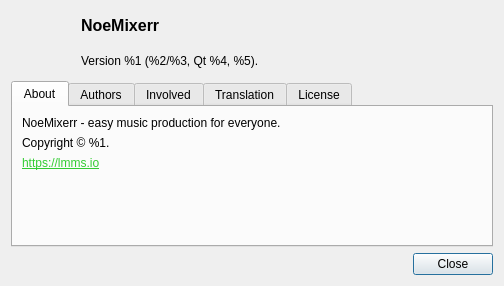
<?xml version="1.0" encoding="UTF-8"?>
<ui version="4.0">
 <class>AboutDialog</class>
 <widget class="QDialog" name="AboutDialog">
  <property name="geometry">
   <rect>
    <x>0</x>
    <y>0</y>
    <width>504</width>
    <height>286</height>
   </rect>
  </property>
  <property name="minimumSize">
   <size>
    <width>504</width>
    <height>286</height>
   </size>
  </property>
  <property name="windowTitle">
   <string>About NoeMixerr</string>
  </property>
  <layout class="QVBoxLayout" name="verticalLayout_3">
   <item>
    <layout class="QHBoxLayout" name="horizontalLayout">
     <item>
      <widget class="QLabel" name="iconLabel">
       <property name="minimumSize">
        <size>
         <width>64</width>
         <height>64</height>
        </size>
       </property>
      </widget>
     </item>
     <item>
      <layout class="QVBoxLayout" name="verticalLayout_2">
       <item>
        <widget class="QLabel" name="label">
         <property name="styleSheet">
          <string notr="true">font:12pt; font-weight:bold;</string>
         </property>
         <property name="text">
          <string>NoeMixerr</string>
         </property>
        </widget>
       </item>
       <item>
        <widget class="QLabel" name="versionLabel">
         <property name="text">
          <string>Version %1 (%2/%3, Qt %4, %5).</string>
         </property>
        </widget>
       </item>
      </layout>
     </item>
     <item>
      <spacer name="horizontalSpacer">
       <property name="orientation">
        <enum>Qt::Horizontal</enum>
       </property>
       <property name="sizeHint" stdset="0">
        <size>
         <width>0</width>
         <height>0</height>
        </size>
       </property>
      </spacer>
     </item>
    </layout>
   </item>
   <item>
    <widget class="QTabWidget" name="tabWidget">
     <property name="currentIndex">
      <number>0</number>
     </property>
     <widget class="QWidget" name="tab">
      <attribute name="title">
       <string>About</string>
      </attribute>
      <layout class="QVBoxLayout" name="verticalLayout">
       <item>
        <spacer name="verticalSpacer_3">
         <property name="orientation">
          <enum>Qt::Vertical</enum>
         </property>
         <property name="sizeType">
          <enum>QSizePolicy::Fixed</enum>
         </property>
         <property name="sizeHint" stdset="0">
          <size>
           <width>0</width>
           <height>0</height>
          </size>
         </property>
        </spacer>
       </item>
       <item>
        <widget class="QLabel" name="label_2">
         <property name="text">
          <string>NoeMixerr - easy music production for everyone.</string>
         </property>
         <property name="wordWrap">
          <bool>true</bool>
         </property>
        </widget>
       </item>
       <item>
        <spacer name="verticalSpacer_2">
         <property name="orientation">
          <enum>Qt::Vertical</enum>
         </property>
         <property name="sizeType">
          <enum>QSizePolicy::Fixed</enum>
         </property>
         <property name="sizeHint" stdset="0">
          <size>
           <width>0</width>
           <height>0</height>
          </size>
         </property>
        </spacer>
       </item>
       <item>
        <widget class="QLabel" name="copyrightLabel">
         <property name="text">
          <string>Copyright © %1.</string>
         </property>
         <property name="wordWrap">
          <bool>true</bool>
         </property>
        </widget>
       </item>
       <item>
        <spacer name="verticalSpacer_4">
         <property name="orientation">
          <enum>Qt::Vertical</enum>
         </property>
         <property name="sizeType">
          <enum>QSizePolicy::Fixed</enum>
         </property>
         <property name="sizeHint" stdset="0">
          <size>
           <width>0</width>
           <height>0</height>
          </size>
         </property>
        </spacer>
       </item>
       <item>
        <widget class="QLabel" name="label_4">
         <property name="text">
          <string>&lt;html&gt;&lt;head/&gt;&lt;body&gt;&lt;p&gt;&lt;a href=&quot;https://lmms.io&quot;&gt;&lt;span style=&quot; text-decoration: underline; color:#33cc33;&quot;&gt;https://lmms.io&lt;/span&gt;&lt;/a&gt;&lt;/p&gt;&lt;/body&gt;&lt;/html&gt;</string>
         </property>
         <property name="wordWrap">
          <bool>true</bool>
         </property>
        </widget>
       </item>
       <item>
        <spacer name="verticalSpacer">
         <property name="orientation">
          <enum>Qt::Vertical</enum>
         </property>
         <property name="sizeHint" stdset="0">
          <size>
           <width>0</width>
           <height>0</height>
          </size>
         </property>
        </spacer>
       </item>
      </layout>
     </widget>
     <widget class="QWidget" name="tab_2">
      <attribute name="title">
       <string>Authors</string>
      </attribute>
      <layout class="QVBoxLayout" name="verticalLayout_4">
       <item>
        <widget class="QTextEdit" name="authorLabel">
         <property name="readOnly">
          <bool>true</bool>
         </property>
        </widget>
       </item>
      </layout>
     </widget>
     <widget class="QWidget" name="tab_3">
      <attribute name="title">
       <string>Involved</string>
      </attribute>
      <layout class="QVBoxLayout" name="verticalLayout_7">
       <item>
        <widget class="QLabel" name="label_5">
         <property name="text">
          <string>Contributors ordered by number of commits:</string>
         </property>
        </widget>
       </item>
       <item>
        <widget class="QTextEdit" name="involvedLabel">
         <property name="readOnly">
          <bool>true</bool>
         </property>
        </widget>
       </item>
      </layout>
     </widget>
     <widget class="QWidget" name="Seite">
      <attribute name="title">
       <string>Translation</string>
      </attribute>
      <layout class="QVBoxLayout" name="verticalLayout_5">
       <item>
        <widget class="QTextEdit" name="translationLabel">
         <property name="readOnly">
          <bool>true</bool>
         </property>
         <property name="plainText">
          <string>Current language not translated (or native English).
If you're interested in translating NoeMixerr in another language or want to improve existing translations, you're welcome to help us! Simply contact the maintainer!</string>
         </property>
        </widget>
       </item>
      </layout>
     </widget>
     <widget class="QWidget" name="Seite_2">
      <attribute name="title">
       <string>License</string>
      </attribute>
      <layout class="QVBoxLayout" name="verticalLayout_6">
       <item>
        <widget class="QTextEdit" name="licenseLabel">
         <property name="readOnly">
          <bool>true</bool>
         </property>
        </widget>
       </item>
      </layout>
     </widget>
    </widget>
   </item>
   <item>
    <widget class="QDialogButtonBox" name="buttonBox">
     <property name="orientation">
      <enum>Qt::Horizontal</enum>
     </property>
     <property name="standardButtons">
      <set>QDialogButtonBox::Close</set>
     </property>
    </widget>
   </item>
  </layout>
 </widget>
 <resources/>
 <connections>
  <connection>
   <sender>buttonBox</sender>
   <signal>accepted()</signal>
   <receiver>AboutDialog</receiver>
   <slot>accept()</slot>
  </connection>
  <connection>
   <sender>buttonBox</sender>
   <signal>rejected()</signal>
   <receiver>AboutDialog</receiver>
   <slot>reject()</slot>
  </connection>
 </connections>
</ui>
